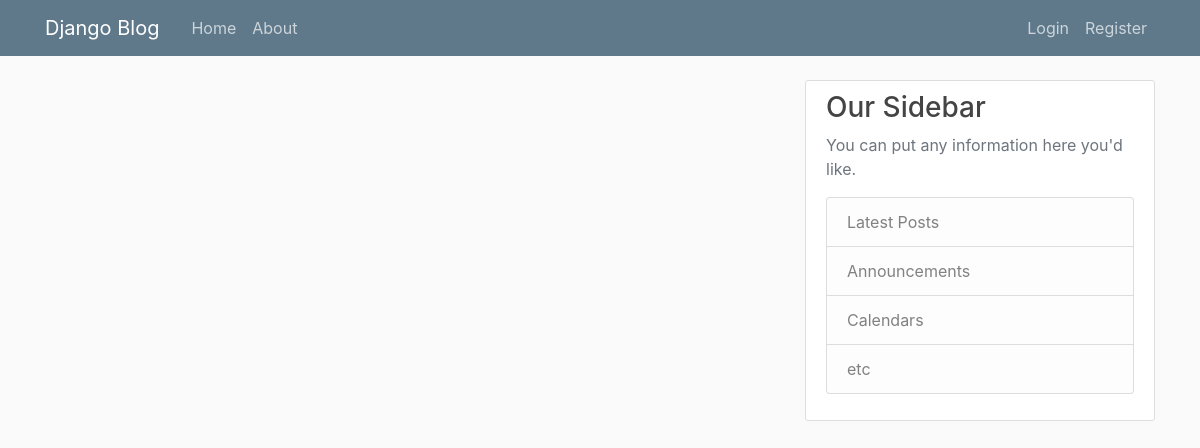
The app's page /, older data.
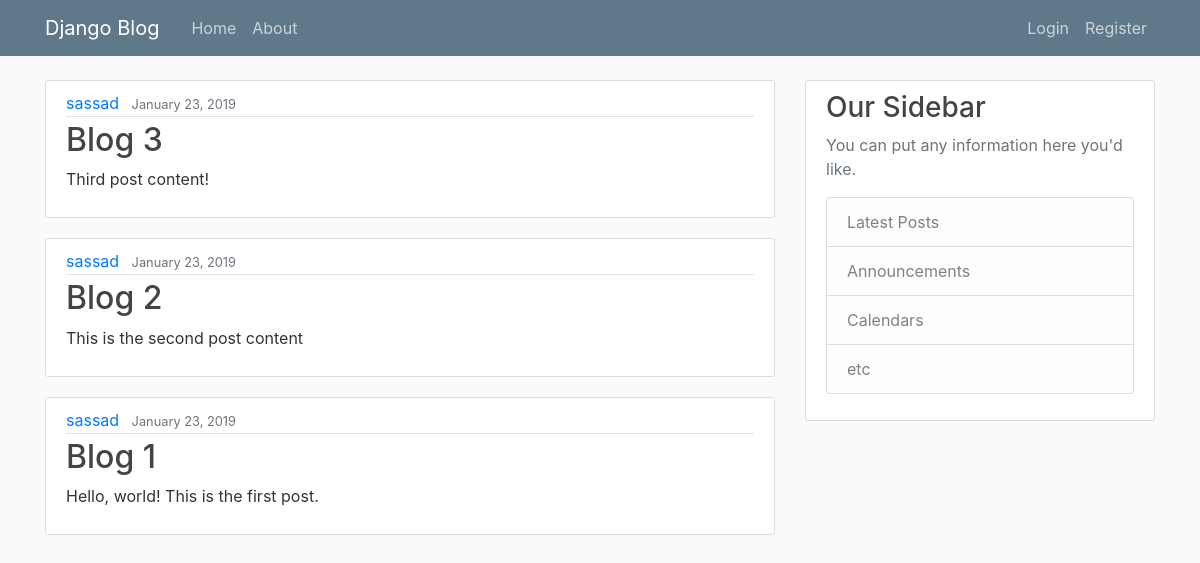
The same page, newer data.
### blog/models.py (models this page shows, shortened)
class Post(models.Model):
    title = models.CharField(max_length=100)
    content = models.TextField()
    date_posted = models.DateTimeField(default=timezone.now)
    author = models.ForeignKey(User, on_delete=models.CASCADE)

### blog/views.py (the view)
# urls.py: url('', PostListView.as_view(), name='blog-home'),
class PostListView(ListView):
    model = Post
    template_name = 'blog/home.html'  # <app>/<modal>_<viewtype>.html
    context_object_name = 'posts'
    ordering = ['-date_posted']

### blog/templates/blog/home.html (shortened to what this page needs)
{% extends "blog/base.html" %}
{% block content %}
  {% for post in posts %}
    <article class="media content-section">
      <div class="media-body">
        <div class="article-metadata">
          <a class="mr-2" href="#">{{ post.author }}</a>
          <small class="text-muted">{{ post.date_posted|date:"F d, Y" }}</small>
        </div>
        <h2><a class="article-title" href="">{{ post.title }}</a></h2>
        <p class="article-content">{{ post.content }}</p>
      </div>
    </article>
  {% endfor %}
{% endblock content%}

### blog/templates/blog/base.html (shortened to what this page needs)
{% load static %}
<!DOCTYPE html>
<html lang="en">
  <head>
    <link rel="stylesheet" href="https://maxcdn.bootstrapcdn.com/bootstrap/4.0.0/css/bootstrap.min.css">
    <link rel="stylesheet" type="text/css" href="{% static 'blog/main.css' %}">
  </head>
  <body>
    <header class="site-header">
      <nav class="navbar navbar-expand-md navbar-dark bg-steel fixed-top">
        <div class="container">
          <a class="navbar-brand mr-4" href="{% url 'blog-home' %}">Django Blog</a>
          <div class="collapse navbar-collapse" id="navbarToggle">
            <div class="navbar-nav mr-auto">
              <a class="nav-item nav-link" href="{% url 'blog-home' %}">Home</a>
              <a class="nav-item nav-link" href="{% url 'blog-about' %}">About</a>
            </div>
            <div class="navbar-nav">
              {% if user.is_authenticated %}
                <a class="nav-item nav-link" href="{% url 'profile' %}">Profile</a>
                <a class="nav-item nav-link" href="{% url 'logout' %}">Logout</a>
              {% else %}
                <a class="nav-item nav-link" href="{% url 'login' %}">Login</a>
                <a class="nav-item nav-link" href="{% url 'register' %}">Register</a>
              {% endif %}
            </div>
          </div>
        </div>
      </nav>
    </header>
    <main role="main" class="container">
      <div class="row">
        <div class="col-md-8">
          {% block content %}{% endblock %}
        </div>
        <div class="col-md-4">
          <div class="content-section">
            <h3>Our Sidebar</h3>
            <p class='text-muted'>You can put any information here you'd like.
              <ul class="list-group">
                <li class="list-group-item list-group-item-light">Latest Posts</li>
                <li class="list-group-item list-group-item-light">Announcements</li>
                <li class="list-group-item list-group-item-light">Calendars</li>
                <li class="list-group-item list-group-item-light">etc</li>
              </ul>
            </p>
          </div>
        </div>
      </div>
    </main>
  </body>
</html>

### blog/static/blog/main.css (style rules this page uses)
body { background: #fafafa; color: #333333; margin-top: 5rem; }
h1, h2, h3, h4, h5, h6 { color: #444444; }
ul { margin: 0; }
.bg-steel { background-color: #5f788a; }
.site-header .navbar-nav .nav-link { color: #cbd5db; }
.content-section { background: #ffffff; padding: 10px 20px; border: 1px solid #dddddd; border-radius: 3px; margin-bottom: 20px; }
.article-title { color: #444444; }
.article-content { white-space: pre-line; }
.article-metadata { padding-bottom: 1px; margin-bottom: 4px; border-bottom: 1px solid #e3e3e3; }

Row changes from the older to the newer data that the page shows:
added Post: author "sassad", date_posted "January 23, 2019", title "Blog 3", content "Third post content!"
added Post: author "sassad", date_posted "January 23, 2019", title "Blog 2", content "This is the second post content"
added Post: author "sassad", date_posted "January 23, 2019", title "Blog 1", content "Hello, world! This is the first post."
